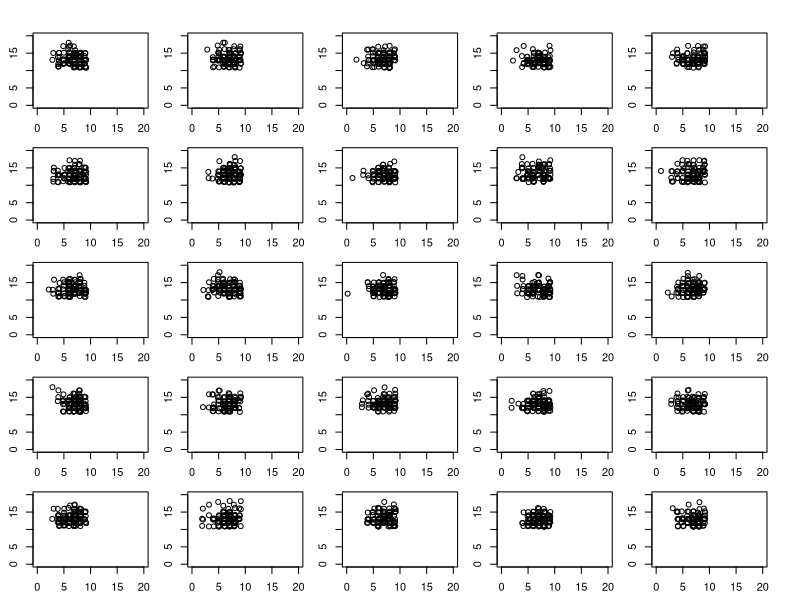

The R script that drew this image:

# Returns the total variation distance between two binomial distributions, with parameters
# (n, p1) and (n, p2), respectively.
total_variation_distance <- function(n, p1, p2) {
    summands <- sapply(0:n, function(x) {
        abs(dbinom(x, n, p1) - dbinom(x, n, p2))
    })
    sum(summands) / 2
}

# Returns an observation from the optimal coupling distribution between two binomial distributions,
# with parameters (n, p1) and (n, p2), respectively.
optimal_coupling <- function(n, p1, p2) {
    tvd <- total_variation_distance(n, p1, p2)
    p <- 1 - tvd
    flip <- dbinom(1, 1, p)
    if (flip == 1) {
        # Generate Z according to distribution gamma_III and set X = Y = Z.
        gamma_III <- function() {
            probs <- sapply(0:n, function(x) {
                min(dbinom(x, n, p1), dbinom(x, n, p2)) / p
            })
            sample(0:n, size=1, replace=TRUE, prob=probs)
        }
        z <- gamma_III()
        
        return(c(z, z))
    } else {
        # Generate X according to the distribution gamma_I.
        gamma_I <- function() {
            probs <- sapply(0:n, function(x) {
                mu <- dbinom(x, n, p1)
                nu <- dbinom(x, n, p2)
                ifelse(mu > nu, (mu - nu) / tvd, 0)
            })
            sample(0:n, size=1, replace=TRUE, prob=probs)
        }
        x <- gamma_I()
        
        # Generate Y according to the distribution gamma_II.
        gamma_II <- function() {
            probs <- sapply(0:n, function(x) {
                mu <- dbinom(x, n, p1)
                nu <- dbinom(x, n, p2)
                ifelse(nu > mu, (nu - mu) / tvd, 0)
            })
            sample(0:n, size=1, replace=TRUE, prob=probs)
        }
        y <- gamma_II()
        
        return(c(x, y))
    }
}

# Plot N observations from the optimal coupling distribution between two binomial distributions,
# with parameters (n, p1) and (n, p2), respectively.
optimal_coupling_plot <- function(N, n, p1, p2) {
    values <- replicate(N, optimal_coupling(n, p1, p2))
    x <- values[1, ]
    y <- values[2, ]
    colors <- ifelse(x == y, "red", "black")
    # The plot adds a bit of jitter to the observations to help prevent overlap.
    plot(jitter(x), jitter(y), xlim=c(0, n), ylim=c(0, n), col=colors)
}

# Generate plots of observations from the optimal coupling distribution between a bin(20, 0.4)
# and a bin(20, 0.6) distribution.
# (Not the most elegant formatting...)
N <- 100
opar <- par(no.readonly=TRUE)
par(mfrow=c(5, 5), mar=c(1.5, 1.5, 1.5, 1.5), oma=c(1, 1, 1, 1))
for (i in 1:25)
    optimal_coupling_plot(N, 20, 0.4, 0.6)
par(opar)
